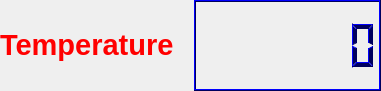
<?xml version="1.0" encoding="UTF-8"?>
<ui version="4.0">
 <class>temp</class>
 <widget class="QDialog" name="temp">
  <property name="geometry">
   <rect>
    <x>0</x>
    <y>0</y>
    <width>381</width>
    <height>91</height>
   </rect>
  </property>
  <property name="windowTitle">
   <string>Dialog</string>
  </property>
  <widget class="QWidget" name="layoutWidget">
   <property name="geometry">
    <rect>
     <x>0</x>
     <y>0</y>
     <width>381</width>
     <height>91</height>
    </rect>
   </property>
   <layout class="QHBoxLayout" name="horizontalLayout">
    <item>
     <widget class="QLabel" name="temp_label">
      <property name="text">
       <string>&lt;html&gt;&lt;head/&gt;&lt;body&gt;&lt;p&gt;&lt;span style=&quot; font-size:22pt; font-weight:600; color:#ff0000;&quot;&gt;Temperature&lt;/span&gt;&lt;/p&gt;&lt;/body&gt;&lt;/html&gt;</string>
      </property>
     </widget>
    </item>
    <item>
     <widget class="QLCDNumber" name="temp_lcdNumber">
      <property name="palette">
       <palette>
        <active>
         <colorrole role="WindowText">
          <brush brushstyle="SolidPattern">
           <color alpha="255">
            <red>0</red>
            <green>0</green>
            <blue>94</blue>
           </color>
          </brush>
         </colorrole>
         <colorrole role="Light">
          <brush brushstyle="SolidPattern">
           <color alpha="255">
            <red>0</red>
            <green>0</green>
            <blue>255</blue>
           </color>
          </brush>
         </colorrole>
         <colorrole role="Dark">
          <brush brushstyle="SolidPattern">
           <color alpha="255">
            <red>0</red>
            <green>0</green>
            <blue>94</blue>
           </color>
          </brush>
         </colorrole>
         <colorrole role="Text">
          <brush brushstyle="SolidPattern">
           <color alpha="255">
            <red>60</red>
            <green>60</green>
            <blue>60</blue>
           </color>
          </brush>
         </colorrole>
         <colorrole role="ButtonText">
          <brush brushstyle="SolidPattern">
           <color alpha="255">
            <red>76</red>
            <green>76</green>
            <blue>76</blue>
           </color>
          </brush>
         </colorrole>
         <colorrole role="PlaceholderText">
          <brush brushstyle="NoBrush">
           <color alpha="128">
            <red>60</red>
            <green>60</green>
            <blue>60</blue>
           </color>
          </brush>
         </colorrole>
        </active>
        <inactive>
         <colorrole role="WindowText">
          <brush brushstyle="SolidPattern">
           <color alpha="255">
            <red>0</red>
            <green>0</green>
            <blue>94</blue>
           </color>
          </brush>
         </colorrole>
         <colorrole role="Light">
          <brush brushstyle="SolidPattern">
           <color alpha="255">
            <red>0</red>
            <green>0</green>
            <blue>255</blue>
           </color>
          </brush>
         </colorrole>
         <colorrole role="Dark">
          <brush brushstyle="SolidPattern">
           <color alpha="255">
            <red>0</red>
            <green>0</green>
            <blue>94</blue>
           </color>
          </brush>
         </colorrole>
         <colorrole role="Text">
          <brush brushstyle="SolidPattern">
           <color alpha="255">
            <red>60</red>
            <green>60</green>
            <blue>60</blue>
           </color>
          </brush>
         </colorrole>
         <colorrole role="ButtonText">
          <brush brushstyle="SolidPattern">
           <color alpha="255">
            <red>76</red>
            <green>76</green>
            <blue>76</blue>
           </color>
          </brush>
         </colorrole>
         <colorrole role="PlaceholderText">
          <brush brushstyle="NoBrush">
           <color alpha="128">
            <red>60</red>
            <green>60</green>
            <blue>60</blue>
           </color>
          </brush>
         </colorrole>
        </inactive>
        <disabled>
         <colorrole role="WindowText">
          <brush brushstyle="SolidPattern">
           <color alpha="255">
            <red>0</red>
            <green>0</green>
            <blue>94</blue>
           </color>
          </brush>
         </colorrole>
         <colorrole role="Light">
          <brush brushstyle="SolidPattern">
           <color alpha="255">
            <red>0</red>
            <green>0</green>
            <blue>255</blue>
           </color>
          </brush>
         </colorrole>
         <colorrole role="Dark">
          <brush brushstyle="SolidPattern">
           <color alpha="255">
            <red>0</red>
            <green>0</green>
            <blue>94</blue>
           </color>
          </brush>
         </colorrole>
         <colorrole role="Text">
          <brush brushstyle="SolidPattern">
           <color alpha="255">
            <red>0</red>
            <green>0</green>
            <blue>94</blue>
           </color>
          </brush>
         </colorrole>
         <colorrole role="ButtonText">
          <brush brushstyle="SolidPattern">
           <color alpha="255">
            <red>0</red>
            <green>0</green>
            <blue>94</blue>
           </color>
          </brush>
         </colorrole>
         <colorrole role="PlaceholderText">
          <brush brushstyle="NoBrush">
           <color alpha="128">
            <red>60</red>
            <green>60</green>
            <blue>60</blue>
           </color>
          </brush>
         </colorrole>
        </disabled>
       </palette>
      </property>
      <property name="digitCount">
       <number>7</number>
      </property>
     </widget>
    </item>
   </layout>
  </widget>
 </widget>
 <resources/>
 <connections/>
</ui>
